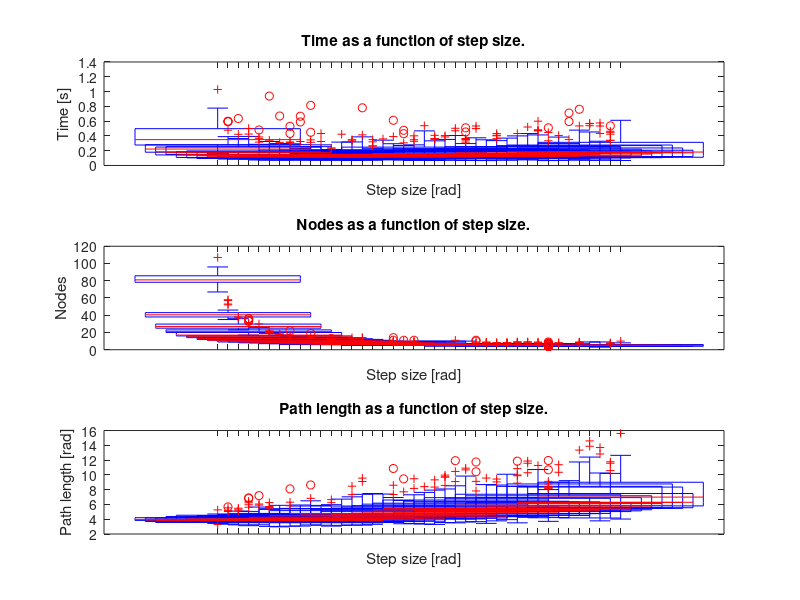
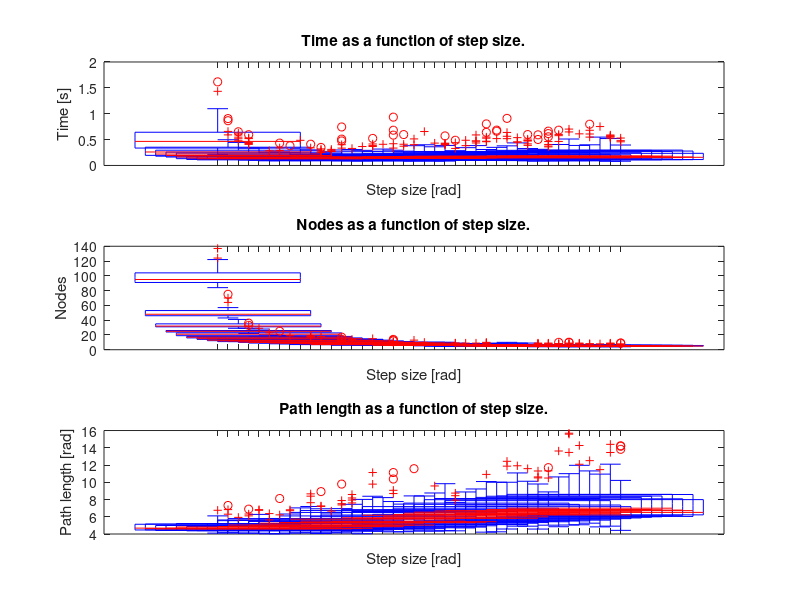
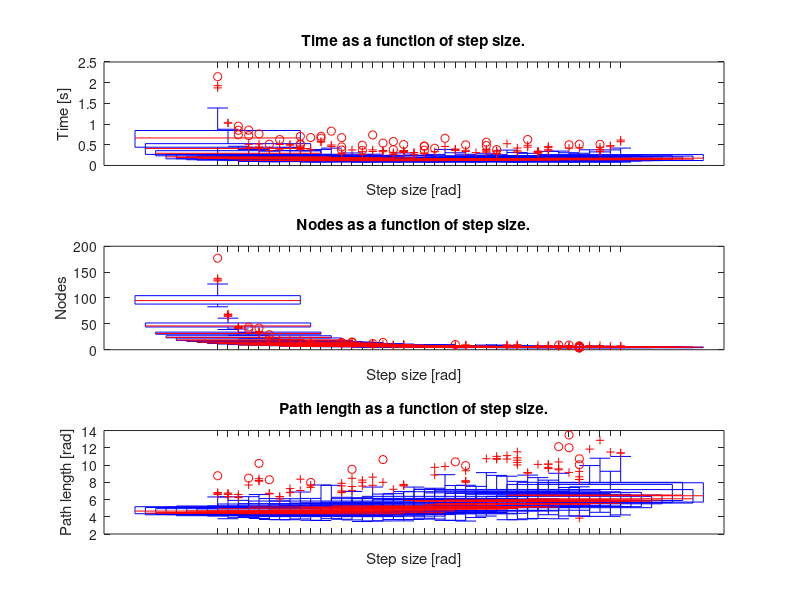

Recreate these plots in MATLAB, in order.
%% Cylinder (0.25 0.474 0.15)
clc; clear;
load('cylinder_0.25/data.txt')
stepSize = data(:,1);
time = data(:,2);
distance = data(:,3);
nodes = data(:,4);
%labels = ["0.01","","","","","","","","0.05","","","","","","","","0.1","","","","","","","","0.15","","","","","","","","","","","","","","",""];

% figure('Name', 'Cylinder (0.25, 0.474, 0.15): time as a function of step size.')
% boxplot(time, stepSize, 'Labels', labels)
% xlabel('Step size [rad]')
% ylabel('Time [s]')
% figure('Name', 'Cylinder (0.25, 0.474, 0.15): nodes as a function of step size.')
% boxplot(nodes, stepSize)
% xtickformat
% xlabel('Step size [rad]')
% ylabel('Nodes')
% figure('Name', 'Cylinder (0.25, 0.474, 0.15): path length as a function of step size.')
% boxplot(distance, stepSize)
% xlabel('Step size [rad]')
% ylabel('Path length [rad]')

figure('Name', 'Cylinder at (0.25, 0.474, 0.15)')
subplot(3, 1, 1)
% boxplot(time, stepSize, 'Labels', labels)
boxplot(time, stepSize)
xlabel('Step size [rad]')
ylabel('Time [s]')
title('Time as a function of step size.')
subplot(3, 1, 2)
% boxplot(nodes, stepSize, 'Labels', labels)
boxplot(nodes, stepSize)
xlabel('Step size [rad]')
ylabel('Nodes')
title('Nodes as a function of step size.')
subplot(3, 1, 3)
% boxplot(distance, stepSize, 'Labels', labels)
boxplot(distance, stepSize)
xlabel('Step size [rad]')
ylabel('Path length [rad]')
title('Path length as a function of step size.')

%% Cylinder (-0.25 0.474 0.15)
clc; clear;
load('cylinder_-0.25/data.txt')
stepSize = data(:,1);
time = data(:,2);
distance = data(:,3);
nodes = data(:,4);
%labels = ["0.1","","","","0.5","","","","","1.0","","","","","1.5","","","","","2.0","","","","","2.5","","","","","3.0","","","","","3.5","","","","","4.0"];

% figure('Name', 'Cylinder (-0.25, 0.474, 0.15): time as a function of step size.')
% boxplot(time, stepSize)
% xlabel('Step size [rad]')
% ylabel('Time [s]')
% figure('Name', 'Cylinder (-0.25, 0.474, 0.15): nodes as a function of step size.')
% boxplot(nodes, stepSize)
% xlabel('Step size [rad]')
% ylabel('Nodes')
% figure('Name', 'Cylinder (-0.25, 0.474, 0.15): path length as a function of step size.')
% boxplot(distance, stepSize)
% xlabel('Step size [rad]')
% ylabel('Path length [rad]')

figure('Name', 'Cylinder at (-0.25, 0.474, 0.15)')
subplot(3, 1, 1)
% boxplot(time, stepSize, 'Labels', labels)
boxplot(time, stepSize)
xlabel('Step size [rad]')
ylabel('Time [s]')
title('Time as a function of step size.')
subplot(3, 1, 2)
% boxplot(nodes, stepSize, 'Labels', labels)
boxplot(nodes, stepSize)
xlabel('Step size [rad]')
ylabel('Nodes')
title('Nodes as a function of step size.')
subplot(3, 1, 3)
% boxplot(distance, stepSize, 'Labels', labels)
boxplot(distance, stepSize)
xlabel('Step size [rad]')
ylabel('Path length [rad]')
title('Path length as a function of step size.')

%% Cylinder (0.0 0.474 0.15)
clc; clear;
load('cylinder_0.0/data.txt')
stepSize = data(:,1);
time = data(:,2);
distance = data(:,3);
nodes = data(:,4);
%labels = ["0.1","","","","0.5","","","","","1.0","","","","","1.5","","","","","2.0","","","","","2.5","","","","","3.0","","","","","3.5","","","","","4.0"];

% figure('Name', 'Cylinder (0.0, 0.474, 0.15): time as a function of step size.')
% boxplot(time, stepSize)
% xlabel('Step size [rad]')
% ylabel('Time [s]')
% figure('Name', 'Cylinder (0.0, 0.474, 0.15): nodes as a function of step size.')
% boxplot(nodes, stepSize)
% xlabel('Step size [rad]')
% ylabel('Nodes')
% figure('Name', 'Cylinder (0.0, 0.474, 0.15): path length as a function of step size.')
% boxplot(distance, stepSize)
% xlabel('Step size [rad]')
% ylabel('Path length [rad]')

figure('Name', 'Cylinder at (0.0, 0.474, 0.15)')
subplot(3, 1, 1)
% boxplot(time, stepSize, 'Labels', labels)
boxplot(time, stepSize)
xlabel('Step size [rad]')
ylabel('Time [s]')
title('Time as a function of step size.')
subplot(3, 1, 2)
% boxplot(nodes, stepSize, 'Labels', labels)
boxplot(nodes, stepSize)
xlabel('Step size [rad]')
ylabel('Nodes')
title('Nodes as a function of step size.')
subplot(3, 1, 3)
% boxplot(distance, stepSize, 'Labels', labels)
boxplot(distance, stepSize)
xlabel('Step size [rad]')
ylabel('Path length [rad]')
title('Path length as a function of step size.')

%% 